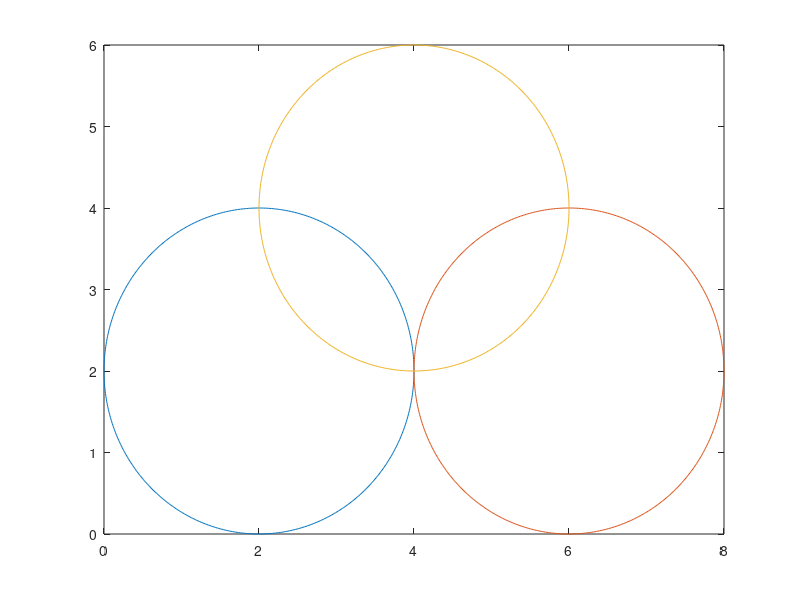

Write MATLAB code to recreate this figure. (Note: this script raises an error after producing the figure.)
clear all

x1=2;
y1=2;
r1=2;
ang=0:0.01:2*pi;
xp1=r1*cos(ang);
yp1=r1*sin(ang);
x2=6;
y2=2;
r2=2;
xp2=r2*cos(ang);
yp2=r2*sin(ang);
x3=4;
y3=4;
r3=2;
xp3=r3*cos(ang);
yp3=r3*sin(ang);

%circles=[

figure(1)
plot(x1+xp1,y1+yp1,x2+xp2,y2+yp2,x3+xp3,y3+yp3)
[xout12,yout12] = circcirc(x1,y1,r1,x2,y2,r2);
[xout13,yout13] = circcirc(x1,y1,r1,x3,y3,r3);
[xout23,yout23] = circcirc(x2,y2,r2,x3,y3,r3);

xlabel('X coordinate');
ylabel('Y coordinate');

xypos =[xout12(1) yout12(1)
    xout12(2) yout12(2)
    xout13(1) yout13(1)
    xout13(2) yout13(2)
    xout23(1) yout23(1)
    xout23(2) yout23(2)]
XYPOS=round(xypos)
hold on
x=xypos(:,1)
y=xypos(:,2)
scatter(x,y)
[ux,i,j]=unique(XYPOS,'rows')
count = hist(j,unique(j))
[M,I]=max(count)
location=ux(I,:)

scatter(location(1),location(2),'filled')


%{
 if x3>12
    A=1;
else if x3==12
        A=2;
    else
        A=100;
    end
    end
    
for ii = 1:length(xpos)
if yout12(1)=xpos(ii)
        
end
%}